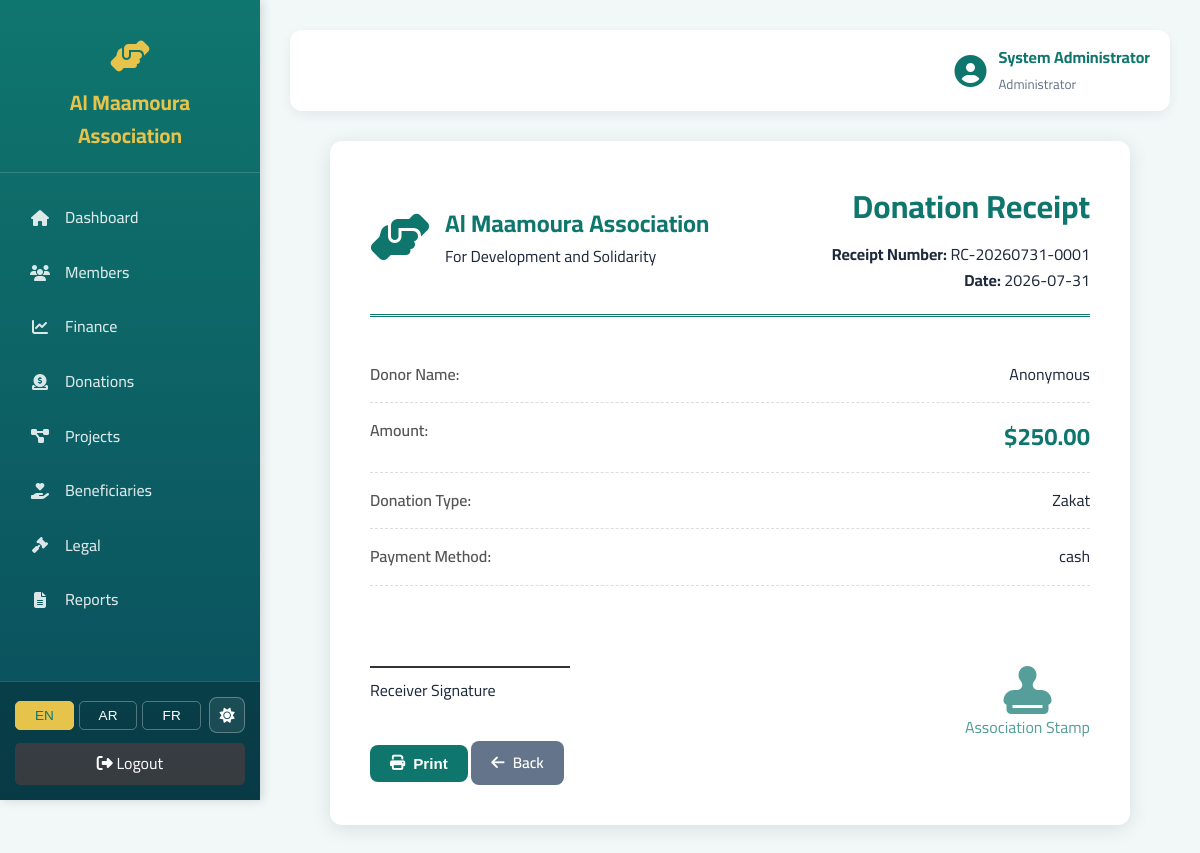
The page /donations/receipt/RC-20260731-0001 (signed in) on the database its author committed.
### tables this page shows
CREATE TABLE donations (
    id INTEGER PRIMARY KEY AUTOINCREMENT,
    donor_id INTEGER,
    donation_number VARCHAR(50) UNIQUE NOT NULL,
    donation_date DATE NOT NULL,
    amount DECIMAL(15,2) NOT NULL,
    donation_type VARCHAR(20) CHECK(donation_type IN ('general','zakat','kafara','sadaqa','waqf','specific')) NOT NULL,
    project_id INTEGER,
    campaign_id INTEGER,
    payment_method VARCHAR(20),
    is_anonymous BOOLEAN DEFAULT 0,
    receipt_issued BOOLEAN DEFAULT 0,
    notes TEXT,
    FOREIGN KEY (donor_id) REFERENCES donors(id),
    FOREIGN KEY (project_id) REFERENCES projects(id),
    FOREIGN KEY (campaign_id) REFERENCES campaigns(id)
);

### app/controllers/donations.py (the view)
@donations_bp.route('/receipt/<number>')
@login_required
def receipt(number):
    conn = get_db()
    donation = conn.execute('''
        SELECT d.*, COALESCE(do.full_name, do.company_name, 'Anonymous') as donor_name
        FROM donations d LEFT JOIN donors do ON d.donor_id = do.id
        WHERE d.donation_number = ?
    ''', (number,)).fetchone()
    conn.close()
    if not donation:
        flash(t('receipt_not_found'), 'error')
        return redirect(url_for('donations.index'))
    return render_template('donations/receipt.html', donation=donation)

### app/helpers/auth.py (called while the page is built)
def get_db():
    conn = sqlite3.connect(Config.DATABASE)
    conn.row_factory = sqlite3.Row
    conn.execute("PRAGMA foreign_keys = ON")  # [FIX] ensure FK enforcement
    return conn

def login_required(f):
    @wraps(f)
    def decorated(*args, **kwargs):
        if 'user_id' not in session:
            return redirect(url_for('auth.login'))
        return f(*args, **kwargs)
    return decorated

### app/helpers/i18n.py (called while the page is built)
def get_current_lang():
    lang = request.args.get('lang')
    if lang and lang in ['en', 'ar', 'fr']:
        session['lang'] = lang
        return lang
    return session.get('lang', request.accept_languages.best_match(['en', 'ar', 'fr']) or 'en')

def t(key, lang=None):
    if lang is None:
        lang = get_current_lang()
    return _translations.get(lang, {}).get(key, _translations['en'].get(key, key))

def inject_i18n():
    lang = get_current_lang()
    return {
        'current_lang': lang,
        'dir': 'rtl' if lang == 'ar' else 'ltr',
        't': lambda key: t(key, lang),
        'translations': _translations.get(lang, {})
    }

### app/templates/donations/receipt.html (shortened to what this page needs)
{% extends "base.html" %}
{% block content %}
<div class="receipt-container">
    <div class="receipt-header">
        <div class="logo-section">
            <i class="fas fa-hands-helping fa-3x" style="color: var(--primary)"></i>
            <div>
                <h2>{{ t('app_name') }}</h2>
                <p>{{ t('development_and_solidarity') }}</p>
            </div>
        </div>
        <div class="receipt-info">
            <h1>{{ t('donation_receipt') }}</h1>
            <p><strong>{{ t('receipt_number') }}:</strong> {{ donation.donation_number }}</p>
            <p><strong>{{ t('date') }}:</strong> {{ donation.donation_date }}</p>
        </div>
    </div>
    <div class="receipt-body">
        <div class="info-row">
            <label>{{ t('donor_name') }}:</label>
            <span>{{ t('anonymous') if donation.is_anonymous else donation.donor_name }}</span>
        </div>
        <div class="info-row">
            <label>{{ t('amount') }}:</label>
            <span class="amount">${{ "%.2f"|format(donation.amount) }}</span>
        </div>
        <div class="info-row">
            <label>{{ t('donation_type') }}:</label>
            <span>{{ t('type_' + donation.donation_type) }}</span>
        </div>
        <div class="info-row">
            <label>{{ t('payment_method') }}:</label>
            <span>{{ donation.payment_method }}</span>
        </div>
    </div>
    <div class="receipt-footer">
        <div class="signature">
            <div class="sig-line"></div>
            <p>{{ t('receiver_signature') }}</p>
        </div>
        <div class="stamp">
            <div class="stamp-circle">
                <i class="fas fa-stamp fa-3x"></i>
                <p>{{ t('association_stamp') }}</p>
            </div>
        </div>
    </div>
    <div class="print-actions no-print">
        <button onclick="window.print()" class="btn btn-primary">
            <i class="fas fa-print"></i> {{ t('print') }}
        </button>
        <a href="{{ url_for('donations.index') }}" class="btn btn-secondary">
            <i class="fas fa-arrow-left"></i> {{ t('back') }}
        </a>
    </div>
</div>
{% endblock %}

### static/css/main.css (style rules this page uses)
:root { --primary: #0F766E; --primary-dark: #115E59; --primary-light: #2DD4BF; --secondary: #C9A227; --secondary-light: #E6C44C; --sky: #0EA5E9; --sky-light: #E0F2FE; --bg: #F2F7F8; --card-bg: #FFFFFF; --surface: #F7FAFB; --text: #1E293B; --text-light: #64748B; --border: #D5E3E7; --success: #15803D; --danger: #DC2626; --warning: #B45309; --info: #0369A1; --sidebar-width: 260px; --topbar-height: 70px; --sidebar-gradient: linear-gradient(180deg, #0F766E 0%, #0A4D5C 100%); --login-gradient: linear-gradient(135deg, #0F766E 0%, #0A4D5C 100%); --shadow: 0 4px 12px rgba(15, 23, 42, 0.06); --shadow-hover: 0 8px 20px rgba(15, 23, 42, 0.12); }
* { margin: 0; padding: 0; box-sizing: border-box; }
body { font-family: 'Cairo', 'Roboto', sans-serif; background: var(--bg); color: var(--text); line-height: 1.6; transition: background 0.3s, color 0.3s; }
.btn { display: inline-flex; align-items: center; gap: 8px; padding: 10px 20px; border: none; border-radius: 8px; cursor: pointer; font-weight: 600; text-decoration: none; transition: all 0.3s; font-size: 0.95rem; }
.btn-primary { background: var(--primary); color: #fff; }
.btn-secondary { background: #64748B; color: white; }

### app/templates/donations/receipt.html (style rules this page uses)
.receipt-container { max-width: 800px; margin: 20px auto; background: white; padding: 40px; border-radius: 12px; box-shadow: 0 4px 20px rgba(0,0,0,0.1); }
.receipt-header { display: flex; justify-content: space-between; align-items: center; border-bottom: 3px double var(--primary); padding-bottom: 20px; margin-bottom: 30px; }
.logo-section { display: flex; gap: 15px; align-items: center; }
.logo-section h2 { color: var(--primary); margin: 0; }
.receipt-info { text-align: end; }
.receipt-info h1 { color: var(--primary); margin: 0 0 10px 0; }
.info-row { display: flex; justify-content: space-between; padding: 15px 0; border-bottom: 1px dashed #ddd; }
.info-row label { font-weight: 600; color: #555; }
.info-row .amount { font-size: 1.5rem; color: var(--primary); font-weight: 700; }
.receipt-footer { display: flex; justify-content: space-between; margin-top: 50px; padding-top: 30px; }
.sig-line { width: 200px; border-top: 2px solid #333; margin-bottom: 10px; }
.stamp-circle { text-align: center; color: var(--primary); opacity: 0.7; }

### rows shown on the page
donations: donation_number "RC-20260731-0001", donation_date "2026-07-31", is_anonymous "Anonymous", amount "250.00", donation_type "Zakat", payment_method "cash"

### other values the page prints
{{ t('app_name') }} "Al Maamoura Association"
{{ t('dashboard') }} "Dashboard"
{{ t('members') }} "Members"
{{ t('finance') }} "Finance"
{{ t('donations') }} "Donations"
{{ t('projects') }} "Projects"
{{ t('beneficiaries') }} "Beneficiaries"
{{ t('legal') }} "Legal"
{{ t('reports') }} "Reports"
{{ t('logout') }} "Logout"
{{ session.full_name }} "System Administrator"
{{ t('role_' + session.role) }} "Administrator"
{{ t('development_and_solidarity') }} "For Development and Solidarity"
{{ t('donation_receipt') }} "Donation Receipt"
{{ t('receipt_number') }} "Receipt Number"
